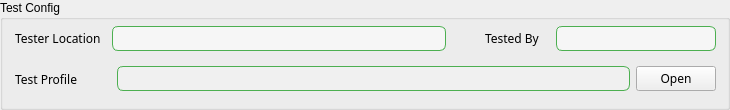
   <widget class="QGroupBox" name="groupBox_TestConfig">
    <property name="geometry">
     <rect>
      <x>10</x>
      <y>5</y>
      <width>730</width>
      <height>110</height>
     </rect>
    </property>
    <property name="font">
     <font>
      <family>Microsoft YaHei UI</family>
      <pointsize>9</pointsize>
      <fontweight>Medium</fontweight>
     </font>
    </property>
    <property name="styleSheet">
     <string notr="true">QGroupBox::groupBox_TestConfig {
    font: bold 14pt &quot;Arial&quot;;
    color: #FF17365D;
    background-color: transparent;
}</string>
    </property>
    <property name="title">
     <string>Test Config</string>
    </property>
    <widget class="QWidget" name="horizontalLayoutWidget_8">
     <property name="geometry">
      <rect>
       <x>10</x>
       <y>60</y>
       <width>711</width>
       <height>38</height>
      </rect>
     </property>
     <property name="font">
      <font>
       <family>Microsoft JhengHei</family>
       <pointsize>9</pointsize>
      </font>
     </property>
     <layout class="QHBoxLayout" name="horizontalLayout_TestProfile">
      <property name="leftMargin">
       <number>5</number>
      </property>
      <property name="topMargin">
       <number>5</number>
      </property>
      <property name="rightMargin">
       <number>5</number>
      </property>
      <property name="bottomMargin">
       <number>5</number>
      </property>
      <item>
       <widget class="QLabel" name="label_TestProfile">
        <property name="sizePolicy">
         <sizepolicy hsizetype="Fixed" vsizetype="Preferred">
          <horstretch>0</horstretch>
          <verstretch>0</verstretch>
         </sizepolicy>
        </property>
        <property name="font">
         <font>
          <family>Microsoft JhengHei</family>
          <pointsize>9</pointsize>
         </font>
        </property>
        <property name="text">
         <string>Test Profile</string>
        </property>
       </widget>
      </item>
      <item>
       <spacer name="horizontalSpacer_11">
        <property name="orientation">
         <enum>Qt::Orientation::Horizontal</enum>
        </property>
        <property name="sizeType">
         <enum>QSizePolicy::Policy::Fixed</enum>
        </property>
        <property name="sizeHint" stdset="0">
         <size>
          <width>33</width>
          <height>0</height>
         </size>
        </property>
       </spacer>
      </item>
      <item>
       <widget class="QLineEdit" name="lineEdit_TestProfile">
        <property name="sizePolicy">
         <sizepolicy hsizetype="Expanding" vsizetype="Fixed">
          <horstretch>0</horstretch>
          <verstretch>0</verstretch>
         </sizepolicy>
        </property>
        <property name="font">
         <font>
          <family>Microsoft JhengHei</family>
          <pointsize>9</pointsize>
         </font>
        </property>
        <property name="focusPolicy">
         <enum>Qt::FocusPolicy::ClickFocus</enum>
        </property>
        <property name="layoutDirection">
         <enum>Qt::LayoutDirection::LeftToRight</enum>
        </property>
        <property name="styleSheet">
         <string notr="true">QLineEdit {
    border: 1px solid #4CAF50;   /* 绿色边框 */
    border-radius: 6px;          /* 圆角半径 */
    padding: 2px 6px;            /* 内边距，让文字不贴边 */
    background-color: #F0F0F0;   /* 背景颜色 */
}
</string>
        </property>
        <property name="inputMethodHints">
         <set>Qt::InputMethodHint::ImhHiddenText</set>
        </property>
        <property name="alignment">
         <set>Qt::AlignmentFlag::AlignLeading|Qt::AlignmentFlag::AlignLeft|Qt::AlignmentFlag::AlignVCenter</set>
        </property>
        <property name="readOnly">
         <bool>true</bool>
        </property>
       </widget>
      </item>
      <item>
       <widget class="QPushButton" name="pushButton_TestProfile">
        <property name="sizePolicy">
         <sizepolicy hsizetype="Fixed" vsizetype="Fixed">
          <horstretch>0</horstretch>
          <verstretch>0</verstretch>
         </sizepolicy>
        </property>
        <property name="font">
         <font>
          <family>Microsoft JhengHei</family>
          <pointsize>9</pointsize>
         </font>
        </property>
        <property name="cursor">
         <cursorShape>PointingHandCursor</cursorShape>
        </property>
        <property name="focusPolicy">
         <enum>Qt::FocusPolicy::NoFocus</enum>
        </property>
        <property name="text">
         <string>Open</string>
        </property>
       </widget>
      </item>
     </layout>
    </widget>
    <widget class="QWidget" name="horizontalLayoutWidget_10">
     <property name="geometry">
      <rect>
       <x>480</x>
       <y>20</y>
       <width>241</width>
       <height>37</height>
      </rect>
     </property>
     <property name="font">
      <font>
       <family>Microsoft JhengHei</family>
       <pointsize>9</pointsize>
      </font>
     </property>
     <layout class="QHBoxLayout" name="horizontalLayout_TestedBy">
      <property name="leftMargin">
       <number>5</number>
      </property>
      <property name="topMargin">
       <number>5</number>
      </property>
      <property name="rightMargin">
       <number>5</number>
      </property>
      <property name="bottomMargin">
       <number>5</number>
      </property>
      <item>
       <widget class="QLabel" name="label_TestedBy">
        <property name="sizePolicy">
         <sizepolicy hsizetype="Fixed" vsizetype="Preferred">
          <horstretch>0</horstretch>
          <verstretch>0</verstretch>
         </sizepolicy>
        </property>
        <property name="font">
         <font>
          <family>Microsoft JhengHei</family>
          <pointsize>9</pointsize>
         </font>
        </property>
        <property name="text">
         <string>Tested By</string>
        </property>
       </widget>
      </item>
      <item>
       <spacer name="horizontalSpacer_16">
        <property name="orientation">
         <enum>Qt::Orientation::Horizontal</enum>
        </property>
        <property name="sizeType">
         <enum>QSizePolicy::Policy::Fixed</enum>
        </property>
        <property name="sizeHint" stdset="0">
         <size>
          <width>10</width>
          <height>20</height>
         </size>
        </property>
       </spacer>
      </item>
      <item>
       <widget class="QComboBox" name="comboBox_TestedBy">
        <property name="font">
         <font>
          <family>Microsoft JhengHei</family>
          <pointsize>9</pointsize>
         </font>
        </property>
        <property name="cursor">
         <cursorShape>PointingHandCursor</cursorShape>
        </property>
        <property name="focusPolicy">
         <enum>Qt::FocusPolicy::NoFocus</enum>
        </property>
        <property name="styleSheet">
         <string notr="true">/* 1) 外框圆角 */
QComboBox {
    border: 1px solid #4CAF50;
    border-radius: 6px;
    padding: 2px 28px 2px 8px;   /* 右侧预留给箭头 */
    background: #F6F6F6;
}

/* 2) 右侧按钮区去掉方框，只保留圆角过渡 */
QComboBox::drop-down {
    subcontrol-origin: padding;
    subcontrol-position: top right;
    width: 22px;
    border: none;
    background: transparent;
    border-top-right-radius: 6px;
    border-bottom-right-radius: 6px;
}

/* 3) 指定自定义小三角 */
QComboBox::down-arrow {
    image: url(:/icons/chevron-down.svg);
    width: 12px;
    height: 12px;
    margin-right: 4px; /* 让它别贴边，可按需调 */
}

/* （可选）下拉展开时用向上三角 */
QComboBox::down-arrow:on {
    image: url(:/icons/chevron-up.svg);
}
</string>
        </property>
        <property name="editable">
         <bool>false</bool>
        </property>
       </widget>
      </item>
     </layout>
    </widget>
    <widget class="QWidget" name="horizontalLayoutWidget_9">
     <property name="geometry">
      <rect>
       <x>10</x>
       <y>20</y>
       <width>441</width>
       <height>37</height>
      </rect>
     </property>
     <property name="font">
      <font>
       <family>Microsoft JhengHei</family>
       <pointsize>9</pointsize>
      </font>
     </property>
     <layout class="QHBoxLayout" name="horizontalLayout_TesterLocation">
      <property name="leftMargin">
       <number>5</number>
      </property>
      <property name="topMargin">
       <number>5</number>
      </property>
      <property name="rightMargin">
       <number>5</number>
      </property>
      <property name="bottomMargin">
       <number>5</number>
      </property>
      <item>
       <widget class="QLabel" name="label_TesterLocation">
        <property name="sizePolicy">
         <sizepolicy hsizetype="Fixed" vsizetype="Preferred">
          <horstretch>0</horstretch>
          <verstretch>0</verstretch>
         </sizepolicy>
        </property>
        <property name="font">
         <font>
          <family>Microsoft JhengHei</family>
          <pointsize>9</pointsize>
         </font>
        </property>
        <property name="text">
         <string>Tester Location</string>
        </property>
       </widget>
      </item>
      <item>
       <spacer name="horizontalSpacer_13">
        <property name="orientation">
         <enum>Qt::Orientation::Horizontal</enum>
        </property>
        <property name="sizeType">
         <enum>QSizePolicy::Policy::Fixed</enum>
        </property>
        <property name="sizeHint" stdset="0">
         <size>
          <width>5</width>
          <height>0</height>
         </size>
        </property>
       </spacer>
      </item>
      <item>
       <widget class="QComboBox" name="comboBox_TesterLocation">
        <property name="sizePolicy">
         <sizepolicy hsizetype="Preferred" vsizetype="Fixed">
          <horstretch>0</horstretch>
          <verstretch>0</verstretch>
         </sizepolicy>
        </property>
        <property name="font">
         <font>
          <family>Microsoft JhengHei</family>
          <pointsize>9</pointsize>
         </font>
        </property>
        <property name="cursor">
         <cursorShape>PointingHandCursor</cursorShape>
        </property>
        <property name="focusPolicy">
         <enum>Qt::FocusPolicy::NoFocus</enum>
        </property>
        <property name="styleSheet">
         <string notr="true">/* 1) 外框圆角 */
QComboBox {
    border: 1px solid #4CAF50;
    border-radius: 6px;
    padding: 2px 28px 2px 8px;   /* 右侧预留给箭头 */
    background: #F6F6F6;
}

/* 2) 右侧按钮区去掉方框，只保留圆角过渡 */
QComboBox::drop-down {
    subcontrol-origin: padding;
    subcontrol-position: top right;
    width: 22px;
    border: none;
    background: transparent;
    border-top-right-radius: 6px;
    border-bottom-right-radius: 6px;
}

/* 3) 指定自定义小三角 */
QComboBox::down-arrow {
    image: url(:/icons/chevron-down.svg);
    width: 12px;
    height: 12px;
    margin-right: 4px; /* 让它别贴边，可按需调 */
}

/* （可选）下拉展开时用向上三角 */
QComboBox::down-arrow:on {
    image: url(:/icons/chevron-up.svg);
}
</string>
        </property>
        <property name="editable">
         <bool>false</bool>
        </property>
       </widget>
      </item>
     </layout>
    </widget>
   </widget>
